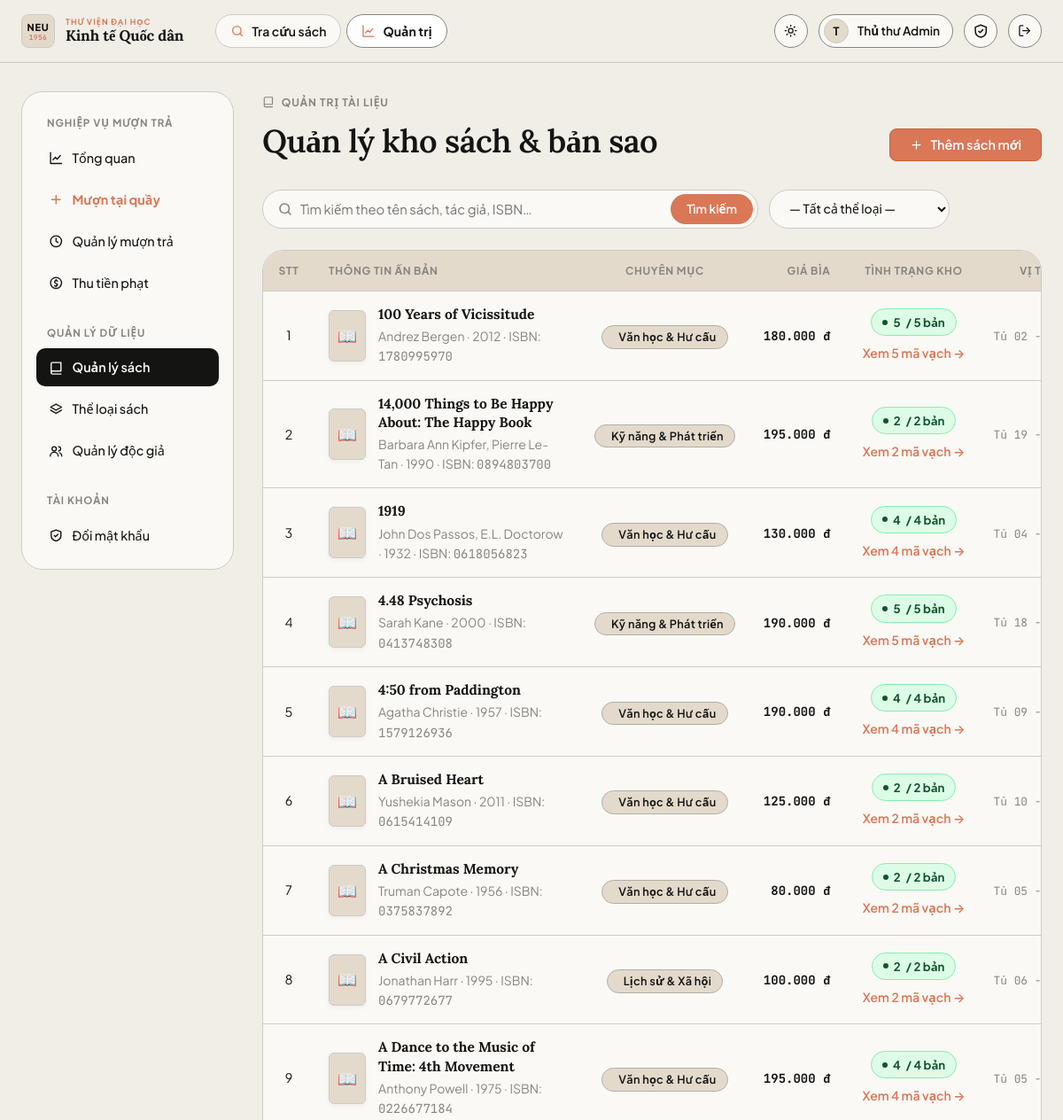
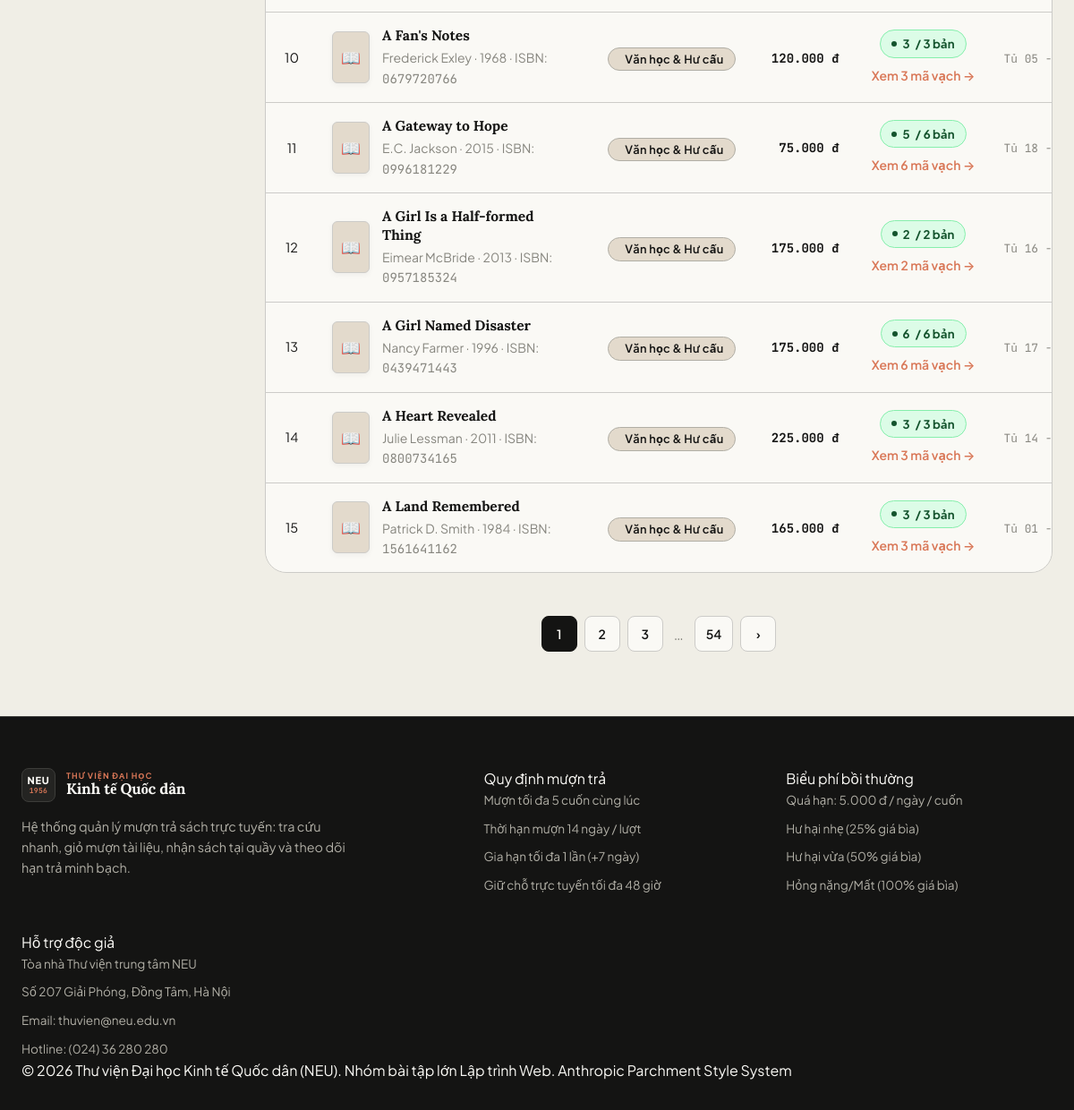
Page /admin/books (signed in) on the committed database (2 pictures, top to bottom).
### app/models.py (models this page shows, shortened)
class User(UserMixin, db.Model):
    id = db.Column(db.Integer, primary_key=True)
    username = db.Column(db.String(50), unique=True, nullable=False, index=True)
    email = db.Column(db.String(120), unique=True, nullable=False)
    full_name = db.Column(db.String(100), nullable=False)
    student_code = db.Column(db.String(30))
    password_hash = db.Column(db.String(255), nullable=False)
    role = db.Column(db.String(20), nullable=False, default=ROLE_READER)
    active = db.Column(db.Boolean, nullable=False, default=True)
    created_at = db.Column(db.DateTime, default=datetime.now)
    loans = db.relationship("Loan", foreign_keys="Loan.user_id", back_populates="user")
    loan_slips = db.relationship("LoanSlip", foreign_keys="LoanSlip.user_id", back_populates="user")
    cart_items = db.relationship("CartItem", back_populates="user", cascade="all, delete-orphan")
    @property
    def is_active(self):
        return self.active
    @property
    def is_admin(self):
        return self.role == ROLE_ADMIN

class Book(db.Model):
    id = db.Column(db.Integer, primary_key=True)
    title = db.Column(db.String(200), nullable=False, index=True)
    author = db.Column(db.String(120), nullable=False)
    isbn = db.Column(db.String(20))
    publisher = db.Column(db.String(120))
    year = db.Column(db.Integer)
    description = db.Column(db.Text)
    cover_url = db.Column(db.String(500))          # URL ảnh bìa
    location = db.Column(db.String(50))            # Vị trí kệ, vd: "Kệ CNTT - Ngăn 03"
    price = db.Column(db.Integer, nullable=False, default=100000) # Giá bìa sách (dùng tính tiền đền bù/phạt)
    is_active = db.Column(db.Boolean, nullable=False, default=True) # Còn lưu hành không
    total_copies = db.Column(db.Integer, nullable=False, default=1)
    available_copies = db.Column(db.Integer, nullable=False, default=1)
    category_id = db.Column(db.Integer, db.ForeignKey("category.id"))
    category = db.relationship("Category", back_populates="books")
    copies = db.relationship("BookCopy", back_populates="book", cascade="all, delete-orphan")
    loans = db.relationship("Loan", back_populates="book")
    cart_items = db.relationship("CartItem", back_populates="book", cascade="all, delete-orphan")

class Category(db.Model):
    id = db.Column(db.Integer, primary_key=True)
    name = db.Column(db.String(80), unique=True, nullable=False)
    books = db.relationship("Book", back_populates="category")

### app/blueprints/admin.py (the view)
@bp.route("/books")
@admin_required
def books():
    q = request.args.get("q", "").strip()
    category_id = request.args.get("category", type=int)
    page = request.args.get("page", 1, type=int)
    pagination = book_service.search_books(
        q=q,
        category_id=category_id,
        page=page,
        per_page=15,
        active_only=False
    )
    return render_template(
        "admin/books.html",
        pagination=pagination,
        categories=Category.query.order_by(Category.name).all(),
        q=q,
        category_id=category_id,
    )

### app/blueprints/admin.py (called while the page is built)
def admin_required(fn):
    @wraps(fn)
    @login_required
    def wrapper(*a, **kw):
        if not current_user.is_admin:
            abort(403)
        return fn(*a, **kw)
    return wrapper

### app/models.py (called while the page is built)
@login_manager.user_loader
def load_user(user_id):
    return db.session.get(User, int(user_id))

### app/services/book_service.py (called while the page is built)
def search_books(q="", category_id=None, only_available=False, page=1, per_page=9, active_only=True):
    query = Book.query
    if active_only:
        query = query.filter(Book.is_active.is_(True))
    if q:
        like = f"%{q}%"
        query = query.filter(db.or_(Book.title.ilike(like), Book.author.ilike(like),
                                     Book.isbn.ilike(like)))
    if category_id:
        query = query.filter(Book.category_id == category_id)
    if only_available:
        query = query.filter(Book.available_copies > 0)
    return query.order_by(Book.title).paginate(page=page, per_page=per_page, error_out=False)

### app/templates/admin/books.html (shortened to what this page needs)
{% extends "admin/_layout.html" %}
{% from "macros.html" import csrf, icon, pager, empty %}
{% block admin_content %}
<div class="page-head" data-reveal>
  <div>
    <span class="eyebrow">{{ icon('book') }} Quản trị tài liệu</span>
    <h1 class="mt-1">Quản lý kho sách &amp; bản sao</h1>
  </div>
  <a class="btn btn-primary" href="{{ url_for('admin.book_new') }}">{{ icon('plus') }} Thêm sách mới</a>
</div>
<div class="admin-toolbar" data-reveal>
  <form class="admin-filter-bar" method="get">
    <div class="search-form-admin">
      <span class="search-icon">{{ icon('search') }}</span>
      <input name="q" value="{{ q or '' }}" class="input input-search-admin" placeholder="Tìm kiếm theo tên sách, tác giả, ISBN…">
      <button class="btn btn-search-admin" type="submit">Tìm kiếm</button>
    </div>
    <select name="category" class="filter-category-select" onchange="this.form.submit()">
      <option value="">— Tất cả thể loại —</option>
    </select>
  </form>
</div>
{% if pagination.items %}
<div class="table-wrap" data-reveal>
  <table class="table table-books">
    <thead>
      <tr>
        <th class="col-stt text-center">STT</th>
        <th class="col-book-info">Thông tin ấn bản</th>
        <th class="col-cat text-center">Chuyên mục</th>
        <th class="col-price text-right">Giá bìa</th>
        <th class="col-stock text-center">Tình trạng kho</th>
        <th class="col-shelf text-center">Vị trí kệ</th>
      </tr>
    </thead>
    <tbody>
    {% for b in pagination.items %}
    <tr class="{{ 'opacity-60' if not b.is_active }}">
      <td class="col-stt text-center muted">{{ (pagination.page - 1) * pagination.per_page + loop.index }}</td>
      <td class="col-book-info">
        <div class="book-media-cell">
          <div class="book-mini-cover">
          </div>
          <div class="book-info-col">
            <div class="book-admin-title">
              <a href="{{ url_for('main.book_detail', book_id=b.id) }}" target="_blank" title="Xem trang độc giả"><b>{{ b.title }}</b></a>
            </div>
            <div class="small muted">{{ b.author }}{% if b.year %} · {{ b.year }}{% endif %}{% if b.isbn %} · ISBN: <span class="font-mono">{{ b.isbn }}</span>{% endif %}</div>
          </div>
        </div>
      </td>
      <td class="col-cat text-center">
        {% if b.category %}
          <span class="badge badge-category">{{ b.category.name }}</span>
        {% else %}
          <span class="badge badge-secondary">Chưa phân loại</span>
        {% endif %}
      </td>
      <td class="col-price text-right">
        <b class="price-tag text-nowrap">{{ b.price|vnd }}</b>
      </td>
      <td class="col-stock text-center">
        <div class="stock-pill {{ 'stock-ok' if b.available_copies > 0 else 'stock-out' }}">
          <span class="stock-dot"></span>
          <b>{{ b.available_copies }}</b> / {{ b.total_copies }} bản
        </div>
        <div class="small mt-1">
          <a href="{{ url_for('admin.book_copies', book_id=b.id) }}" style="color:var(--color-clay);font-weight:600">Xem {{ b.copies|length }} mã vạch →</a>
        </div>
      </td>
      <td class="col-shelf text-center">
        <span class="location-tag">{{ b.location or 'Kho tổng hợp' }}</span>
      </td>
    </tr>
    {% endfor %}
    </tbody>
  </table>
</div>
{{ pager(pagination, 'admin.books', {'q': q or None, 'category': category_id or None}) }}
{% else %}
<div class="card empty-card">{{ empty('📚', 'Không tìm thấy ấn bản phù hợp', 'Nhấn nút “Thêm sách mới” ở trên hoặc thử lại với bộ lọc tra cứu khác.') }}</div>
{% endif %}
{% endblock %}

### app/templates/admin/_layout.html
{% extends "base.html" %}
{% from "macros.html" import icon %}
{% block content %}
{% set ep = request.endpoint %}
<div class="admin-shell">
  <aside class="card sidebar" data-reveal="left">
    <div class="side-title">Nghiệp vụ mượn trả</div>
    <a class="side-link {{ 'active' if ep == 'admin.dashboard' }}" href="{{ url_for('admin.dashboard') }}">{{ icon('chart') }} Tổng quan</a>
    <a class="side-link {{ 'active' if ep == 'admin.loan_checkout' }}" href="{{ url_for('admin.loan_checkout') }}" style="color:var(--color-clay);font-weight:700">{{ icon('plus') }} Mượn tại quầy</a>
    <a class="side-link {{ 'active' if ep == 'admin.loans' }}" href="{{ url_for('admin.loans') }}">{{ icon('clock') }} Quản lý mượn trả</a>
    <a class="side-link {{ 'active' if ep == 'admin.fines' }}" href="{{ url_for('admin.fines') }}">{{ icon('coins') }} Thu tiền phạt</a>
    <div class="side-title" style="margin-top:12px">Quản lý dữ liệu</div>
    <a class="side-link {{ 'active' if ep in ('admin.books','admin.book_new','admin.book_edit','admin.book_copies') }}" href="{{ url_for('admin.books') }}">{{ icon('book') }} Quản lý sách</a>
    <a class="side-link {{ 'active' if ep == 'admin.categories' }}" href="{{ url_for('admin.categories') }}">{{ icon('layers') }} Thể loại sách</a>
    <a class="side-link {{ 'active' if ep in ('admin.users','admin.user_detail','admin.user_new') }}" href="{{ url_for('admin.users') }}">{{ icon('users') }} Quản lý độc giả</a>
    <div class="side-title" style="margin-top:12px">Tài khoản</div>
    <a class="side-link {{ 'active' if ep == 'auth.change_password' }}" href="{{ url_for('auth.change_password') }}">{{ icon('shield') }} Đổi mật khẩu</a>
  </aside>
  <section class="admin-main">{% block admin_content %}{% endblock %}</section>
</div>
{% endblock %}

### app/templates/macros.html (shortened to what this page needs)
{% macro icon(name) %}<svg class="icon" viewBox="0 0 24 24" aria-hidden="true">{{ _icons[name]|safe }}</svg>{% endmacro %}
{% macro pager(pagination, endpoint, params={}) %}
{% if pagination.pages > 1 %}
<nav class="pager" aria-label="Phân trang">
  {% for p in pagination.iter_pages(left_edge=1, right_edge=1, left_current=1, right_current=2) %}
    {% if p %}<a class="pager-btn {{ 'active' if p == pagination.page }}" href="{{ url_for(endpoint, page=p, **params) }}">{{ p }}</a>
    {% else %}<span class="pager-gap">…</span>{% endif %}
  {% endfor %}
  {% if pagination.has_next %}<a class="pager-btn" href="{{ url_for(endpoint, page=pagination.next_num, **params) }}" aria-label="Trang sau">›</a>{% endif %}
</nav>
{% endif %}
{% endmacro %}

### app/templates/base.html (shortened to what this page needs)
{% from "macros.html" import icon %}
<!doctype html>
<html lang="vi">
<head>
  <link rel="stylesheet" href="{{ url_for('static', filename='css/style.css') }}">
</head>
<body>
<header class="navbar">
  <div class="container nav-inner">
    <a class="brand" href="{{ url_for('main.index') }}" aria-label="Trang chủ Thư viện NEU">
      <span class="brand-monogram">
        <span class="mono-code">NEU</span>
        <span class="mono-year">1956</span>
      </span>
      <span class="brand-text">
        <span class="brand-sub">Thư viện đại học</span>
        <span class="brand-main">Kinh tế Quốc dân</span>
      </span>
    </a>
    <nav class="nav-links" id="nav-links">
      <a class="nav-link {{ 'active' if request.endpoint in ('main.index','main.book_detail') }}" href="{{ url_for('main.index') }}">{{ icon('search') }} Tra cứu sách</a>
      {% if current_user.is_authenticated and current_user.is_admin %}
      <a class="nav-link {{ 'active' if request.blueprint == 'admin' }}" href="{{ url_for('admin.dashboard') }}">{{ icon('chart') }} Quản trị</a>
      {% endif %}
    </nav>
    <div class="nav-actions">
      <button class="icon-btn theme-toggle" type="button" aria-label="Đổi giao diện sáng/tối">
        <span class="sun">{{ icon('sun') }}</span><span class="moon">{{ icon('moon') }}</span>
      </button>
      {% if current_user.is_authenticated %}
        <div class="user-chip"><span class="avatar">{{ current_user.full_name[:1]|upper }}</span><span class="name">{{ current_user.full_name }}</span></div>
        <a class="icon-btn" href="{{ url_for('auth.change_password') }}" aria-label="Đổi mật khẩu" title="Đổi mật khẩu">{{ icon('shield') }}</a>
        <form method="post" action="{{ url_for('auth.logout') }}">
          <button class="icon-btn" aria-label="Đăng xuất" title="Đăng xuất">{{ icon('logout') }}</button>
        </form>
      {% else %}
        <a class="btn btn-ghost btn-sm" href="{{ url_for('auth.login') }}">Đăng nhập</a>
        <a class="btn btn-primary btn-sm" href="{{ url_for('auth.register') }}">Đăng ký</a>
      {% endif %}
    </div>
  </div>
</header>
<main id="main-content">
  <div class="container">{% block content %}{% endblock %}</div>
</main>
<footer class="footer">
  <div class="container">
    <div class="footer-grid">
      <div>
        <a class="brand" href="{{ url_for('main.index') }}" aria-label="Trang chủ Thư viện NEU">
          <span class="brand-monogram">
            <span class="mono-code">NEU</span>
            <span class="mono-year">1956</span>
          </span>
          <span class="brand-text">
            <span class="brand-sub">Thư viện đại học</span>
            <span class="brand-main">Kinh tế Quốc dân</span>
          </span>
        </a>
        <p class="muted mt-2" style="max-width:380px">Hệ thống quản lý mượn trả sách trực tuyến: tra cứu nhanh, giỏ mượn tài liệu, nhận sách tại quầy và theo dõi hạn trả minh bạch.</p>
      </div>
      <div>
        <div class="footer-col-title">Quy định mượn trả</div>
        <ul class="footer-links">
          <li>Mượn tối đa 5 cuốn cùng lúc</li>
          <li>Thời hạn mượn 14 ngày / lượt</li>
          <li>Gia hạn tối đa 1 lần (+7 ngày)</li>
          <li>Giữ chỗ trực tuyến tối đa 48 giờ</li>
        </ul>
      </div>
      <div>
        <div class="footer-col-title">Biểu phí bồi thường</div>
        <ul class="footer-links">
          <li>Quá hạn: 5.000 đ / ngày / cuốn</li>
          <li>Hư hại nhẹ (25% giá bìa)</li>
          <li>Hư hại vừa (50% giá bìa)</li>
          <li>Hỏng nặng/Mất (100% giá bìa)</li>
        </ul>
      </div>
      <div>
        <div class="footer-col-title">Hỗ trợ độc giả</div>
        <ul class="footer-links">
          <li>Tòa nhà Thư viện trung tâm NEU</li>
          <li>Số 207 Giải Phóng, Đồng Tâm, Hà Nội</li>
          <li>Email: thuvien@neu.edu.vn</li>
          <li>Hotline: (024) 36 280 280</li>
        </ul>
      </div>
    </div>
    <div class="footer-bottom">
      <span>© 2026 Thư viện Đại học Kinh tế Quốc dân (NEU). Nhóm bài tập lớn Lập trình Web.</span>
      <span class="footer-author">Anthropic Parchment Style System</span>
    </div>
  </div>
</footer>
</body>
</html>

### rows in the picture
User: full_name "T", full_name "Thủ thư Admin"
Book: page "1", title "100 Years of Vicissitude", author "Andrez Bergen", year "2012", isbn "1780995970", category.name "Văn học & Hư cấu", price|vnd "180.000 đ", available_copies "5", total_copies "5", copies|length "5", location "Tủ 02 -…"
Book: page "2", title "14,000 Things to Be Happy About: The Happy Book", author "Barbara Ann Kipfer, Pierre Le-Tan", year "1990", isbn "0894803700", category.name "Kỹ năng & Phát triển", price|vnd "195.000 đ", available_copies "2", total_copies "2", copies|length "2", location "Tủ 19 -…"
Book: page "3", title "1919", author "John Dos Passos, E.L. Doctorow", year "1932", isbn "0618056823", category.name "Văn học & Hư cấu", price|vnd "130.000 đ", available_copies "4", total_copies "4", copies|length "4", location "Tủ 04 -…"
Book: page "4", title "4.48 Psychosis", author "Sarah Kane", year "2000", isbn "0413748308", category.name "Kỹ năng & Phát triển", price|vnd "190.000 đ", available_copies "5", total_copies "5", copies|length "5", location "Tủ 18 -…"
Book: page "5", title "4:50 from Paddington", author "Agatha Christie", year "1957", isbn "1579126936", category.name "Văn học & Hư cấu", price|vnd "190.000 đ", available_copies "4", total_copies "4", copies|length "4", location "Tủ 09 -…"
Book: page "6", title "A Bruised Heart", author "Yushekia Mason", year "2011", isbn "0615414109", category.name "Văn học & Hư cấu", price|vnd "125.000 đ", available_copies "2", total_copies "2", copies|length "2", location "Tủ 10 -…"
Book: page "7", title "A Christmas Memory", author "Truman Capote", year "1956", isbn "0375837892", category.name "Văn học & Hư cấu", price|vnd "80.000 đ", available_copies "2", total_copies "2", copies|length "2", location "Tủ 05 -…"
Book: page "8", title "A Civil Action", author "Jonathan Harr", year "1995", isbn "0679772677", category.name "Lịch sử & Xã hội", price|vnd "100.000 đ", available_copies "2", total_copies "2", copies|length "2", location "Tủ 06 -…"
Book: page "9", title "A Dance to the Music of Time: 4th Movement", author "Anthony Powell", year "1975", isbn "0226677184", category.name "Văn học & Hư cấu", price|vnd "195.000 đ", available_copies "4", total_copies "4", copies|length "4", location "Tủ 05 -…"
Book: page "10", title "A Fan's Notes", author "Frederick Exley", year "1968", isbn "0679720766", category.name "Văn học & Hư cấu", price|vnd "120.000 đ", available_copies "3", total_copies "3", copies|length "3", location "Tủ 05 -…"
Book: page "11", title "A Gateway to Hope", author "E.C. Jackson", year "2015", isbn "0996181229", category.name "Văn học & Hư cấu", price|vnd "75.000 đ", available_copies "5", total_copies "6", copies|length "6", location "Tủ 18 -…"
Book: page "12", title "A Girl Is a Half-formed Thing", author "Eimear McBride", year "2013", isbn "0957185324", category.name "Văn học & Hư cấu", price|vnd "175.000 đ", available_copies "2", total_copies "2", copies|length "2", location "Tủ 16 -…"
Book: page "13", title "A Girl Named Disaster", author "Nancy Farmer", year "1996", isbn "0439471443", category.name "Văn học & Hư cấu", price|vnd "175.000 đ", available_copies "6", total_copies "6", copies|length "6", location "Tủ 17 -…"
Book: page "14", title "A Heart Revealed", author "Julie Lessman", year "2011", isbn "0800734165", category.name "Văn học & Hư cấu", price|vnd "225.000 đ", available_copies "3", total_copies "3", copies|length "3", location "Tủ 14 -…"
Book: page "15", title "A Land Remembered", author "Patrick D. Smith", year "1984", isbn "1561641162", category.name "Văn học & Hư cấu", price|vnd "165.000 đ", available_copies "3", total_copies "3", copies|length "3", location "Tủ 01 -…"

### other values in the picture
{{ p }} "1" "2" "3" "54"
